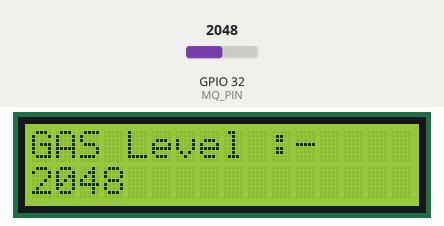
Bench run of a sketch on a simulated ESP32. On the bench: 16×2 character LCD. The inputs (shaded band) are chosen by the test bench; at power-on: GPIO 32 (MQ_PIN) = 2048. What the sketch prints to the serial monitor is not drawn.

Above: at 2.2 s.
2.3 s: GPIO 32 (MQ_PIN) set to 2866
At 3.9 s:
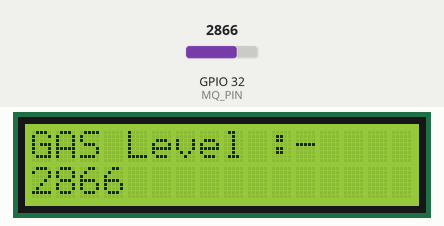
4.6 s: GPIO 32 (MQ_PIN) set to 3603
At 6.3 s:
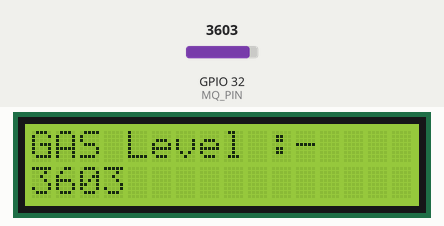
6.6 s: GPIO 32 (MQ_PIN) set to 4095
At 8.2 s:
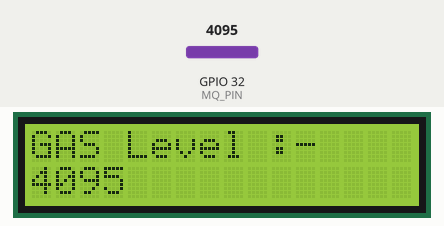
Timing chart, 0 to 9.7 s (numbered marks = the images above; inputs shaded):
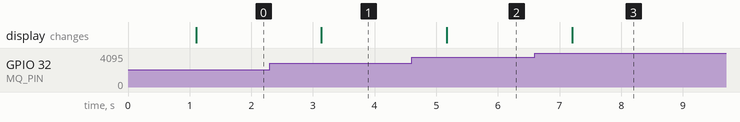

The sketch:

25_gas_sensor_with_16x2lcddisplay.ino
```cpp
#include <LiquidCrystal_I2C.h>
LiquidCrystal_I2C lcd(0x27, 16, 2);
#define MQ_PIN 32

void setup() {
  Serial.begin(115200);
  lcd.init();
  lcd.backlight();
  lcd.setCursor(0, 0);
  lcd.print(" Welcome To");
  lcd.setCursor(0, 1);
  lcd.print("Our Projects");
  delay(1000);
  lcd.clear();
}

void loop() {
  int gasLevel = analogRead(MQ_PIN);
  Serial.print("Gas Level: ");
  Serial.println(gasLevel);
  lcd.setCursor(0, 0);
  lcd.print("GAS Level :-");
  lcd.setCursor(0, 1);
  lcd.print(gasLevel);
  delay(1000);
}
```

Measured:
- after the input at 2.3 s, the display: changes after 0.84 s (image 1)
- after the input at 4.6 s, the display: changes after 0.57 s (image 2)
- after the input at 6.6 s, the display: changes after 0.60 s (image 3)
